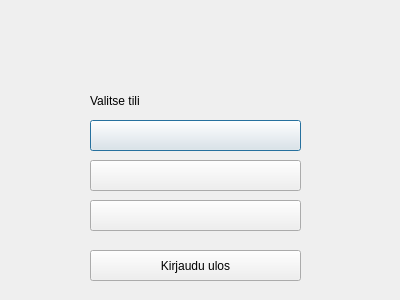
<?xml version="1.0" encoding="UTF-8"?>
<ui version="4.0">
 <class>loggedwindow</class>
 <widget class="QDialog" name="loggedwindow">
  <property name="geometry">
   <rect>
    <x>0</x>
    <y>0</y>
    <width>400</width>
    <height>300</height>
   </rect>
  </property>
  <property name="windowTitle">
   <string>Dialog</string>
  </property>
  <widget class="QLabel" name="textwelcome">
   <property name="geometry">
    <rect>
     <x>70</x>
     <y>20</y>
     <width>251</width>
     <height>41</height>
    </rect>
   </property>
   <property name="text">
    <string/>
   </property>
  </widget>
  <widget class="QPushButton" name="BtnTili1">
   <property name="geometry">
    <rect>
     <x>90</x>
     <y>120</y>
     <width>211</width>
     <height>31</height>
    </rect>
   </property>
   <property name="text">
    <string/>
   </property>
  </widget>
  <widget class="QPushButton" name="BtnTili2">
   <property name="geometry">
    <rect>
     <x>90</x>
     <y>160</y>
     <width>211</width>
     <height>31</height>
    </rect>
   </property>
   <property name="text">
    <string/>
   </property>
  </widget>
  <widget class="QPushButton" name="BtnLogOut">
   <property name="geometry">
    <rect>
     <x>90</x>
     <y>250</y>
     <width>211</width>
     <height>31</height>
    </rect>
   </property>
   <property name="text">
    <string>Kirjaudu ulos</string>
   </property>
  </widget>
  <widget class="QLabel" name="textvalitsetili">
   <property name="geometry">
    <rect>
     <x>90</x>
     <y>90</y>
     <width>211</width>
     <height>21</height>
    </rect>
   </property>
   <property name="text">
    <string>Valitse tili</string>
   </property>
  </widget>
  <widget class="QPushButton" name="BtnTili2_2">
   <property name="geometry">
    <rect>
     <x>90</x>
     <y>200</y>
     <width>211</width>
     <height>31</height>
    </rect>
   </property>
   <property name="text">
    <string/>
   </property>
  </widget>
 </widget>
 <resources/>
 <connections/>
</ui>
